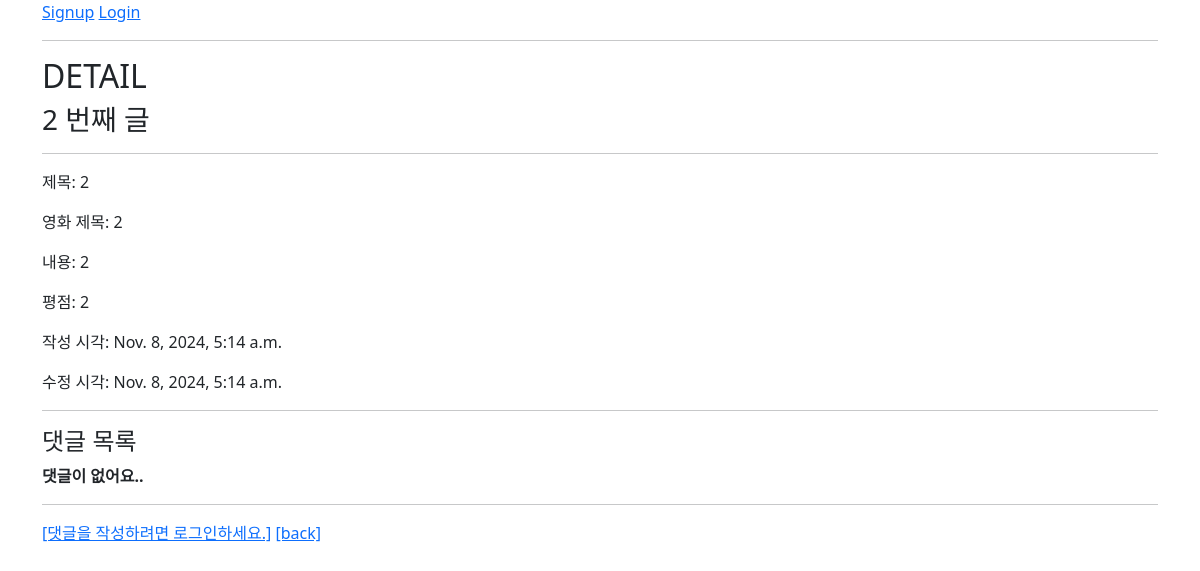
Page /community/2/ on the committed database.
### community/models.py (models this page shows)
class Review(models.Model):
    title = models.CharField(max_length=100)
    movie_title = models.CharField(max_length=50)
    rank = models.IntegerField()
    content = models.TextField()
    created_at = models.DateTimeField(auto_now_add=True)
    updated_at = models.DateTimeField(auto_now=True)
    user = models.ForeignKey(
        settings.AUTH_USER_MODEL, on_delete=models.CASCADE
    )
    like_users = models.ManyToManyField(
        settings.AUTH_USER_MODEL, related_name='like_reviews'
    )

### community/views.py (the view)
# urls.py: path('<int:review_pk>/', views.detail, name='detail'),
@require_safe
def detail(request, review_pk):
    review = Review.objects.get(pk=review_pk)
    comments = review.comment_set.all()
    comment_form = CommentForm()
    context = {
        'review': review,
        'comment_form': comment_form,
        'comments': comments,
    }
    return render(request, 'community/detail.html', context)

### community/templates/community/detail.html (shortened to what this page needs)
{% extends 'base.html' %}
{% block content %}
  <h2>DETAIL</h2>
  <h3>{{ review.pk }} 번째 글</h3>
  <hr>
  <p>제목: {{ review.title }}</p>
  <p>영화 제목: {{ review.movie_title }}</p>
  <p>내용: {{ review.content }}</p>
  <p>평점: {{ review.rank }}</p>
  <p>작성 시각: {{ review.created_at }}</p>
  <p>수정 시각: {{ review.updated_at }}</p>
  <hr>
  <h4>댓글 목록</h4>
  {% for comment in comments %}
    <div>
      {{ comment.user }} - {{ comment.content }}
    </div>
  {% empty %}
    <p><b>댓글이 없어요..</b></p>
  {% endfor %}
  <hr>
  {% if user.is_authenticated %}
    <form action="{% url 'community:create_comment' review.pk %}" method="POST">
      {% csrf_token %}
      {{ comment_form }}
      <input type="submit">
    </form>
  {% else %}
    <a href="{% url 'accounts:login' %}">[댓글을 작성하려면 로그인하세요.]</a>
  {% endif %}
  <a href="{% url 'community:index' %}">[back]</a>
{% endblock  %}

### rows in the picture
Review: pk "2", title "2", movie_title "2", content "2", rank "2", created_at "Nov. 8, 2024, 5:14 a.m.", updated_at "Nov. 8, 2024, 5:14 a.m."
